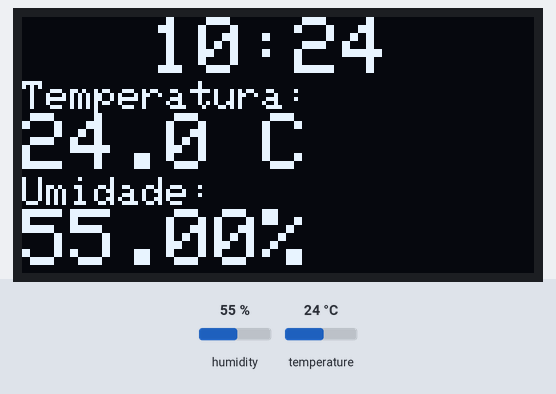
Bench run of a sketch on a simulated ESP32. Shown: 128×64 one-colour display. Inputs (shaded band) come from the test bench; at power-on: humidity 55 %, temperature 24 °C. WiFi joins after 1.5 s; servers stay silent unless stated; the local clock reads 2024-03-15 10:24:30 at power-on unless the sketch sets it; what the sketch prints to the serial monitor is not drawn.

Above: at 4.8 s.
4.9 s: humidity set to 22 %
At 6.3 s:
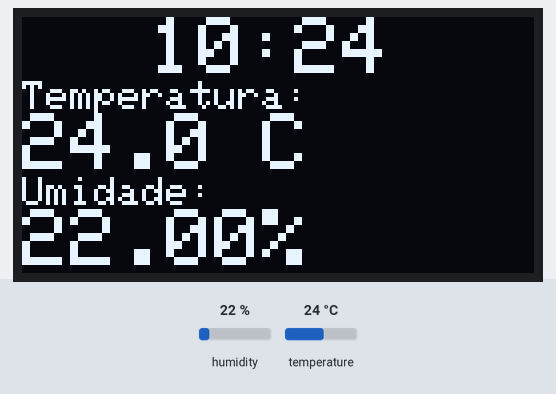
7.6 s: temperature set to 12 °C
At 8.7 s:
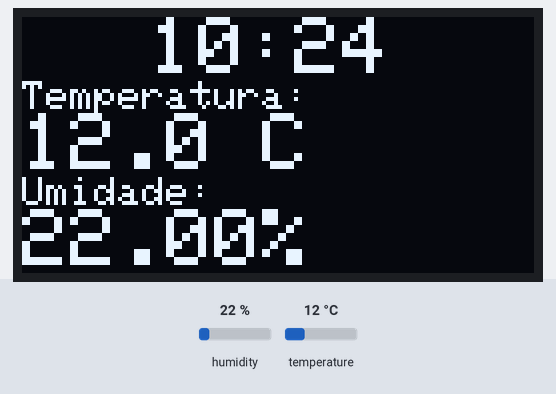
10.3 s: humidity set to 40 %
At 13.2 s:
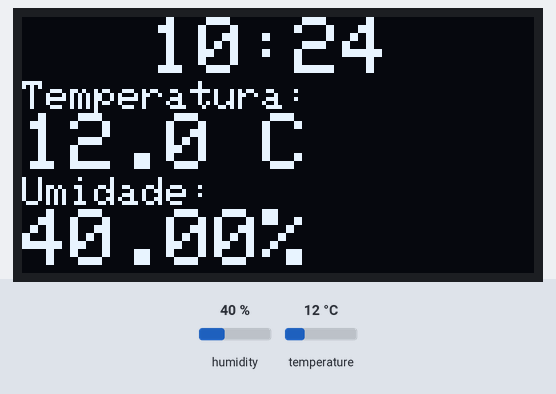
13.5 s: temperature set to 19 °C
At 14.5 s:
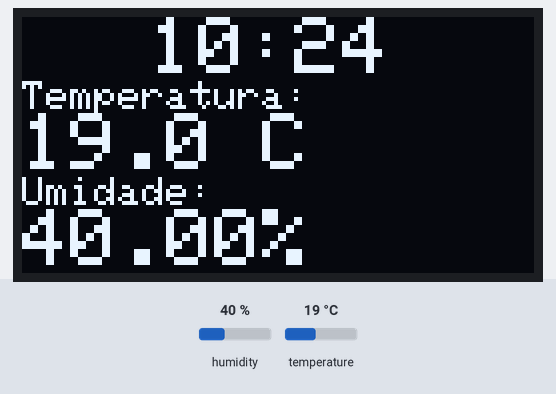
Timing chart, 0 to 16.5 s (numbered marks = the images above; inputs shaded):
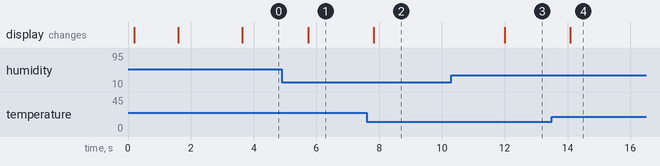

Measured:
- after the input at 4.9 s, the display: changes after 0.84 s (image 1)
- after the input at 7.6 s, the display: changes after 0.23 s (image 2)
- after the input at 10.3 s, the display: changes after 1.7 s (image 3)
- after the input at 13.5 s, the display: changes after 0.59 s (image 4)

The sketch:

dispositivo.ino
```cpp
// Usar ESP32 (ESP32-WROOM-DA Module)

#include <SPI.h>
#include <Wire.h>
#include <time.h>
#include <WiFi.h>
#include <DHT.h>
#include <Adafruit_GFX.h>
#include <Adafruit_SSD1306.h>

// WiFi
const char* SSID = "rede"; // rede wifi
const char* PASSWORD = "senha"; // senha da rede wifi
const char* HOSTNAME = "relogio_rua_abc";

// NTP
const char* ntpServer = "pool.ntp.org";
const long gmtOffset_sec = -10800;

// gmtOffset_sec:
// -7200 => Horário de Fernando de Noronha (-2)
// -10800 => Horário de Brasília (-3)
// -14400 => Horário do Amazonas (-4)
// -18000 => Horário do Acre (-5)
// Como calcular o valor de gmtOffset_sec = 3600 * fuso_horario (Ex: Brasília -3).

// Horário de verão:
const int daylightOffset_sec = 0;

// Caso ativo: 3600
// Caso inativo: 0

// DHT
#define dhtType DHT22
// Caso use DHT11:
// #define dhtType DHT11
#define dhtPin 23

// OLED Display
#define SCREEN_WIDTH 128 // OLED display width, in pixels
#define SCREEN_HEIGHT 64 // OLED display height, in pixels
#define OLED_RESET -1 // Reset pin
#define SCREEN_ADDRESS 0x3C

void initWiFi();
void printLocalTime();
void displayHeader(int pos);

DHT dht(dhtPin, dhtType);
Adafruit_SSD1306 display(SCREEN_WIDTH, SCREEN_HEIGHT, &Wire, OLED_RESET);

String header = "Teste";

void setup() {
  Serial.begin(9600);

  while (!display.begin(SSD1306_SWITCHCAPVCC, SCREEN_ADDRESS)) {
      Serial.println(F("Erro ao inicializar display"));
  }

  initWiFi();
  dht.begin();

  configTime(gmtOffset_sec, daylightOffset_sec, ntpServer);
  printLocalTime();

  WiFi.disconnect(true);
  WiFi.mode(WIFI_OFF);

}

void loop() {
  printLocalTime();
  float temperature = dht.readTemperature();
  float humidity = dht.readHumidity();

  displayHeader(32);
  display.setTextSize(1);
  display.println("Temperatura:");
  display.setTextSize(2);
  display.println(String(temperature, 1) + " C");

  display.setTextSize(1);
  display.println("Umidade:");
  display.setTextSize(2);
  display.println(String(humidity, 2) + "%");
  display.display();

  Serial.println("Hora: " + header);
  Serial.println("Temperatura: " + String(temperature, 1) + " C");
  Serial.println("Umidade: " + String(humidity, 2) + "%");
  Serial.println("--------------------------");

  delay(1000);
}

void initWiFi() {
  delay(10);
  Serial.println("Conectando-se em: " + String(SSID));

  WiFi.setHostname(HOSTNAME);

  WiFi.begin(SSID, PASSWORD);

  displayHeader(32);
  display.setTextSize(1);
  display.println("Conectando Wi-Fi");
  display.display();

  while (WiFi.status() != WL_CONNECTED) {
    delay(100);
    Serial.print(".");

    displayHeader(32);
    display.setTextSize(1);
    display.println("Conectando...");
    display.display();
  }

  displayHeader(32);
  display.setTextSize(1);
  display.println("Conectado!");
  display.display();

  delay(2000);

  Serial.println();
  Serial.print("Conectado na Rede " + String(SSID) + " | IP => ");
  Serial.println(WiFi.localIP());
}

void printLocalTime()
{
  struct tm timeinfo;
  if(!getLocalTime(&timeinfo)){
    Serial.println("Falha ao obter horário do NTP");

    displayHeader(32);
    display.setTextSize(1);
    display.println("Falha ao obter horário do NTP");
    display.display();

    delay(2000);

    ESP.restart();
  }

  char timeStringBuff[6];
  strftime(timeStringBuff, sizeof(timeStringBuff), "%H:%M", &timeinfo);
  header = timeStringBuff;
}

void displayHeader(int pos) {
  display.clearDisplay();
  display.setTextColor(WHITE);
  display.setCursor(pos, 0);
  display.setTextSize(2);
  display.println(header);
}
```
